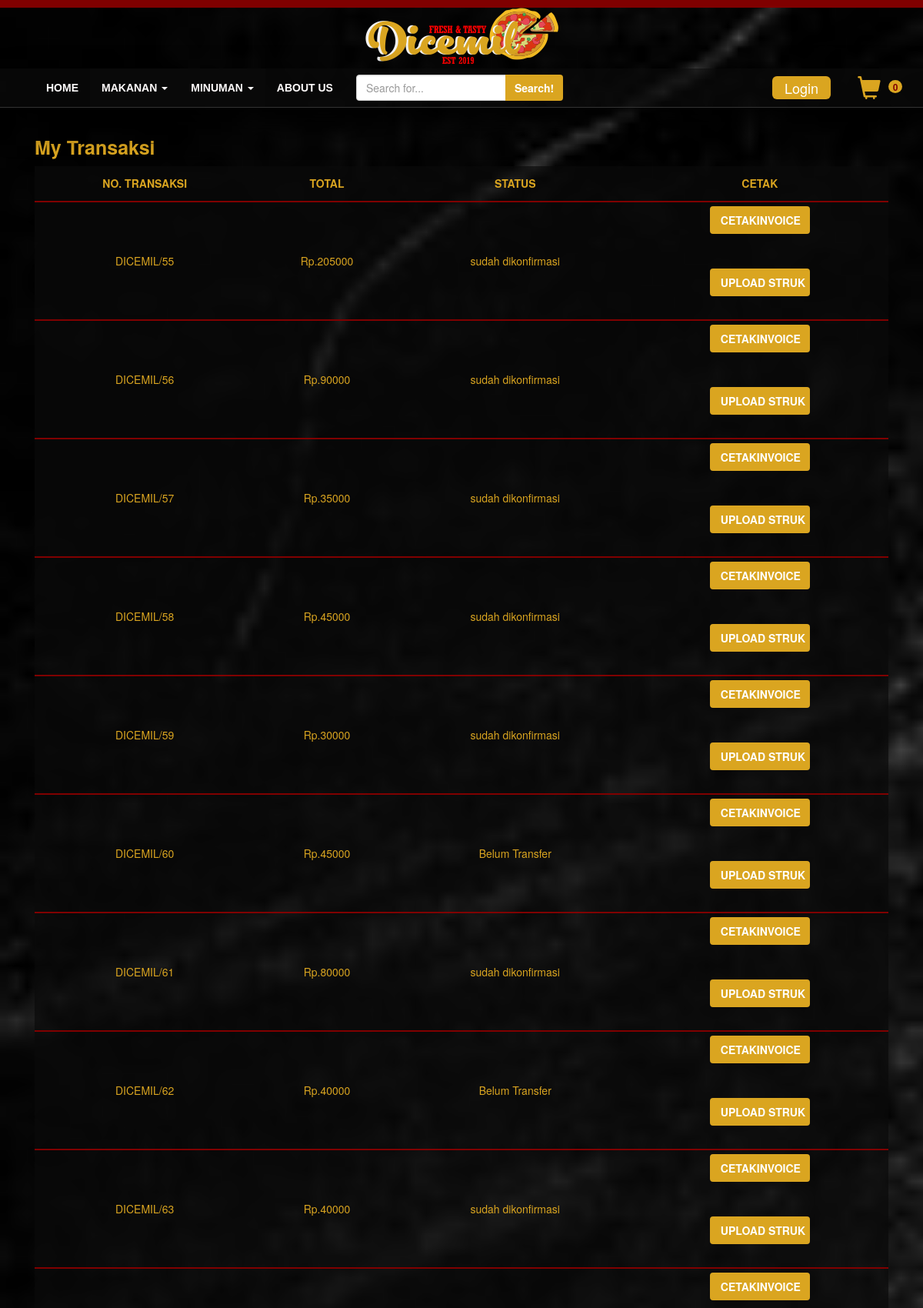
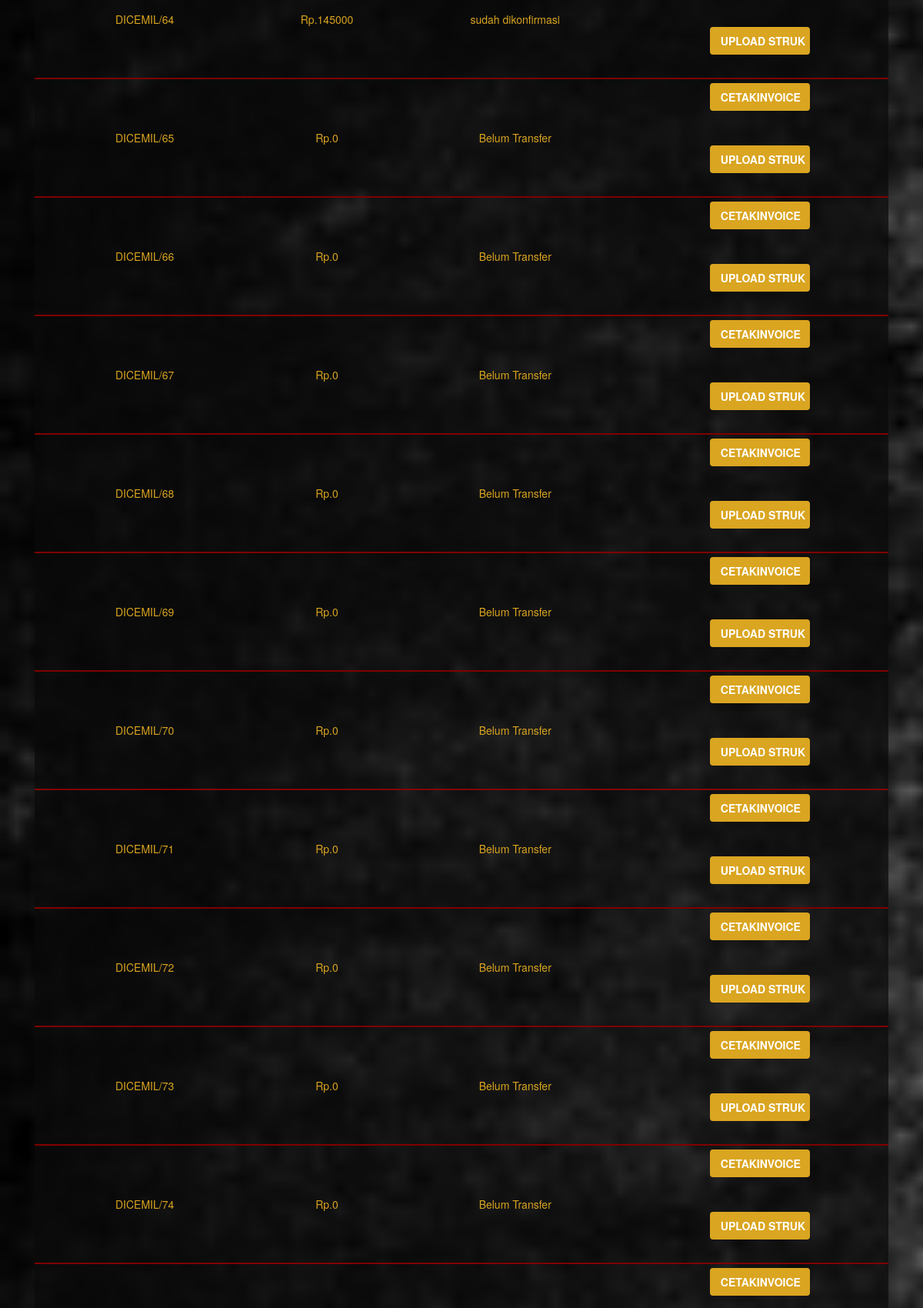
/index.php/shopping_cart/transaksi_riwayat (upper part), run on the app's committed database (2 pictures, top to bottom).
### tables this page shows
CREATE TABLE `order_tbl` (
  `order_id` int(11) NOT NULL,
  `customer_username` varchar(50) NOT NULL,
  `total` double NOT NULL,
  `status` varchar(30) NOT NULL,
  `no_rekening` varchar(50) NOT NULL,
  `order_date` date NOT NULL
);

### application/controllers/Shopping_cart.php (called while the page is built, shortened)
<?php
	class Shopping_cart extends CI_Controller{
		function __construct(){
			$this->load->model('Productmodel');
			$this->load->model('Usermodel');
			$this->load->library('form_validation');
			$this->load->library('session');
			$this->load->model('Usermodel');
		}
		function transaksi_riwayat(){
			$data["data_pembayaran"]=$this->Usermodel->invoice();
			$data["content_page"]="riwayat-transaksi";
			$data["content_product"]=$this->Productmodel->getMenu();
			$this->load->view('index',$data);
		}
	}

### index.php (called while the page is built, shortened)
<?php
require_once BASEPATH.'core/CodeIgniter.php';

### application/models/Usermodel.php (called while the page is built, shortened)
<?php
	Class Usermodel extends CI_Model{
		function invoice(){
			$this->db->select('*');
			$this->db->from('order_tbl');
			return $this->db->get()->result();
		}
	}

### application/views/riwayat-transaksi.php (the view)
<div class="container">
	<div class="col-xs-12 col-sm-8">
		<h1 class="page-title" style="margin-top:95px; float:left; font-weight: bold;"> My Transaksi </h1>
	</div>
	<div class="col-xs-12 col-sm-12">
		<div class="table-responsive">
			<table class="table table-condensed">
				<thead>
			    	<tr>
			    		<th>NO. TRANSAKSI</th>
			    		<th>TOTAL</th>
			    		<th>STATUS</th>
			    		<th>CETAK</th>
			    	</tr>
		    	</thead>
		    	<tbody>
		    		<?php foreach($data_pembayaran as $rows){ ?>
			    	<tr>
			    		<td align="center">DICEMIL/<?php echo $rows->order_id;  ?></td>
			    		<td align="center">Rp.<?php echo $rows->total; ?></td>
			    		<td align="center"><?php echo $rows->status; ?></td>
			    		<td align="center"><p><a class="btn btn7" href="<?php echo base_url(); ?>Shopping_cart/cetak_invoice/<?php echo $rows->order_id; ?>" role="button" target="_BLANK">CETAKINVOICE</a></p><br>
			    			<p><a class="btn btn7" data-toggle="modal" data-target="#uploadstruk<?php echo $rows->order_id;  ?>" role="button">UPLOAD STRUK</a></p></td>
			    	</tr>
			    <?php } ?>
		    	</tbody>
			</table>
		</div>
	</div>
</div>

### application/views/index.php (shortened to what this page needs)
<!DOCTYPE html>
<html>
	<head>
		<link href="<?php echo base_url(); ?>css/bootstrap.min.css" rel="stylesheet">
		<link href="<?php echo base_url(); ?>css/stylee.css" rel="stylesheet">
		<link href="<?php echo base_url(); ?>css/owl.carousel.min.css" rel="stylesheet">
		<link href="<?php echo base_url(); ?>css/owl-carousel-promo.css" rel="stylesheet">
		<link href="<?php echo base_url(); ?>css/owl.theme.default.min.css" rel="stylesheet">
	</head>
	<body>
		<div class="header-garis"></div>
		<img src="<?php echo base_url(); ?>/image/Tasty.png" class="img-responsive img-index" alt="Responsive image" style="margin:auto !important;">
		<nav class="navbar navbar-default navbar-fixed-top" id="navbar" style="margin-top:89px;">
			<div class="container">
	 			<div class="container-fluid">
				    <div class="collapse navbar-collapse" id="bs-example-navbar-collapse-1">
				    	<ul class="nav navbar-nav">
				        	<li><a href="<?php echo base_url(); ?>Home">HOME</a></li>
				        	<li class="dropdown dropdown-aa">
					        	<a href="<?php echo base_url(); ?>Menu" class="dropdown-toggle" data-toggle="dropdown" role="button" aria-haspopup="true" aria-expanded="false">MAKANAN <span class="caret"></span></a>
        					</li>
				        	<li class="dropdown dropdown-aa">
					        	<a href="<?php echo base_url(); ?>Menu" class="dropdown-toggle" data-toggle="dropdown" role="button" aria-haspopup="true" aria-expanded="false">MINUMAN <span class="caret"></span></a>
				        	</li>
       						<li><a href="#">ABOUT US</a></li>
				    	</ul>
				      	<ul class="nav navbar-nav navbar-ipad navbar-left">
				      		<li><form  action="<?php echo base_url(); ?>Menu/search" method="post" class="navbar-form navbar-left">
					        		<div class="input-group">
						      			<input name="search" type="text" class="form-control" placeholder="Search for...">
						      			<span class="input-group-btn">
						        			<button class="btn btn1 btn-default" type="submit">Search!</button>
						      			</span>
						    		</div>
					     		</form>
					    	</li>
				      	</ul>
				      	<ul class="nav navbar-nav navbar-ipad navbar-right">
				      		<?php if(!$this->session->has_userdata('username')){ ?>
					      		<li class="logout">
						      		<button type="button" class="btn btn3 btn-lg" data-toggle="modal" data-target=".bs-example-modal-lg">Login
					     	     	</button>
	                       		</li>
				     	 	<?php } ?>
				      		<li>
				      			<?php
				      			$jumlahqty=0;
				      			?>
				     	    	<a href= "<?php echo base_url(); ?>Menu/data_belanja"><span class="glyphicon add-cart glyphicon glyphicon-shopping-cart" aria-hidden="true"></span>
				     	    		<span style="color:red; margin-top:20px; margin-top: 17px; background-color: #daa520; color:
				     	    		#800000; font-size: 12px; width:18px; height:17px; text-align: center; position:absolute; top:-2px; border-radius: 50%;"><?php echo $jumlahqty; ?></span></a>
				     	   	</li>
				      	</ul>
				    </div>
				</div>
 			</div>
		</nav>
					<?php
						if(isset($content_page)){
							$this->load->view($content_page);
						}
					?>
	</body>
</html>

### css/stylee.css (style rules this page uses)
body { background-image: url("../image/grunge-1935616_960_720.jpg"); background-attachment:fixed; background-size:cover; background-repeat:no-repeat; }
.dropdown-aa a { color:#daa520 !important; font-weight: bold !important; background-color: rgb(10,10,10,0.7) !important; }
.header-garis { height:10px; background-color: #daa520; -bottom: 5px !important; }
.navbar { background-color: #4e3131; background-color:rgb(10,10,10,0.7); box-shadow: 10px 19px 40px black; }
.navbar-default { border-color: unset !important; }
.navbar-default .navbar-nav>li>a { color: #fffcfc !important; font-family: Lucida Sans Unicode,Lucida Grande, sans-serif; font-weight: bold ; display:block; }
.btn1 { font-weight:bold; color: #fff !important; background-color:#daa520; border:unset !important; height:34px !important; }
.add-cart { margin-left:20px !important; margin-right: 10px !important; line-height: 19px !important; color:#daa520; }
.glyphicon { float:left; font-size:30px !important; }
.btn { font-weight:bold; color: #fff; background-color:#daa520; border:2px solid #daa520; height:50px; }
.btn3 { font-weight:100 !important; color: #fff !important; background-color:#daa520; border:unset !important; height:30px !important; margin-top:10px; line-height: 10px; border:unset !important; margin-left:5px !important; }
.btn-default { color: #fff !important; background-color: #daa520 !important; border-color: none !important; }
h1 { text-align: center !important; font-size:25px; color:#daa520; }
.table-condensed thead tr th { color:#daa520 !important; text-align: center; background-color:rgba(10,10,10,0.7); border-top:unset !important; border-bottom: 2px solid #800000 !important; line-height: 35px !important; }
.table-condensed tr td { border-bottom: 2px solid #800000 !important; color:#daa520 !important; background-color:rgba(10,10,10,0.7); vertical-align: middle !important; }
.btn7 { width:130px; height:auto; margin-bottom: 15px; }
input { background: transparent; border: 0; color: #f2f2f2; font-size: 20px; height: 30px; line-height: 32px; outline: none !important; width: 100%; }

### data on the page
order_tbl: order_id "55", total "205000", status "sudah dikonfirmasi"
order_tbl: order_id "56", total "90000", status "sudah dikonfirmasi"
order_tbl: order_id "57", total "35000", status "sudah dikonfirmasi"
order_tbl: order_id "58", total "45000", status "sudah dikonfirmasi"
order_tbl: order_id "59", total "30000", status "sudah dikonfirmasi"
order_tbl: order_id "60", total "45000", status "Belum Transfer"
order_tbl: order_id "61", total "80000", status "sudah dikonfirmasi"
order_tbl: order_id "62", total "40000", status "Belum Transfer"
order_tbl: order_id "63", total "40000", status "sudah dikonfirmasi"
order_tbl: order_id "64", total "145000", status "sudah dikonfirmasi"
order_tbl: order_id "65", total "0", status "Belum Transfer"
order_tbl: order_id "66", total "0", status "Belum Transfer"
order_tbl: order_id "67", total "0", status "Belum Transfer"
order_tbl: order_id "68", total "0", status "Belum Transfer"
order_tbl: order_id "69", total "0", status "Belum Transfer"
order_tbl: order_id "70", total "0", status "Belum Transfer"
order_tbl: order_id "71", total "0", status "Belum Transfer"
order_tbl: order_id "72", total "0", status "Belum Transfer"
order_tbl: order_id "73", total "0", status "Belum Transfer"
order_tbl: order_id "74", total "0", status "Belum Transfer"

### other printed values
$jumlahqty "0"
